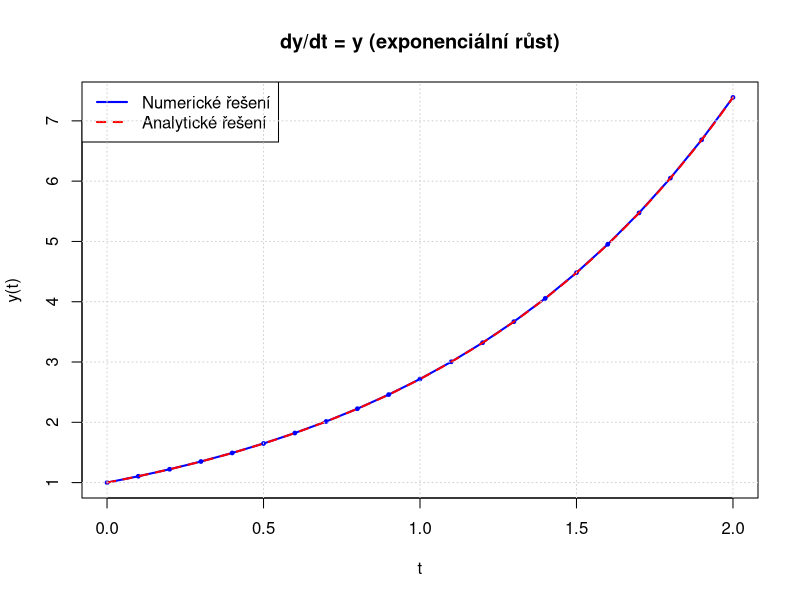
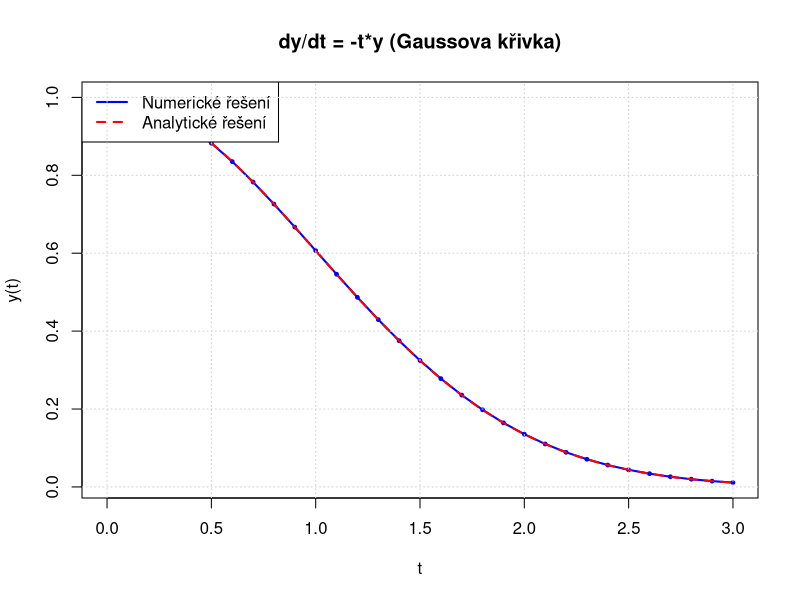
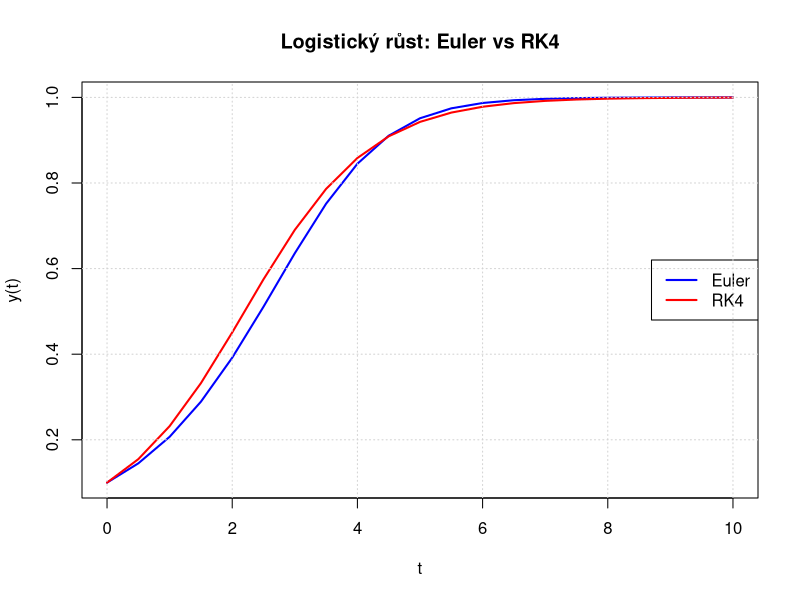
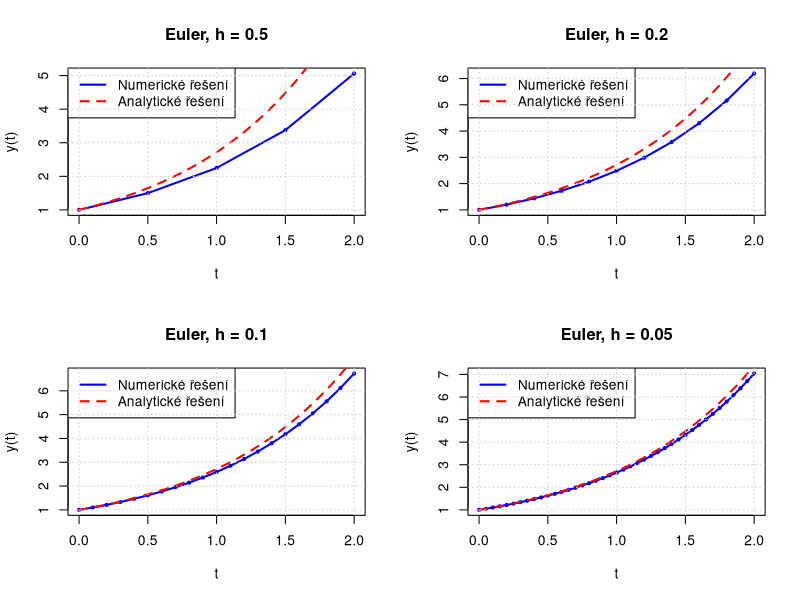
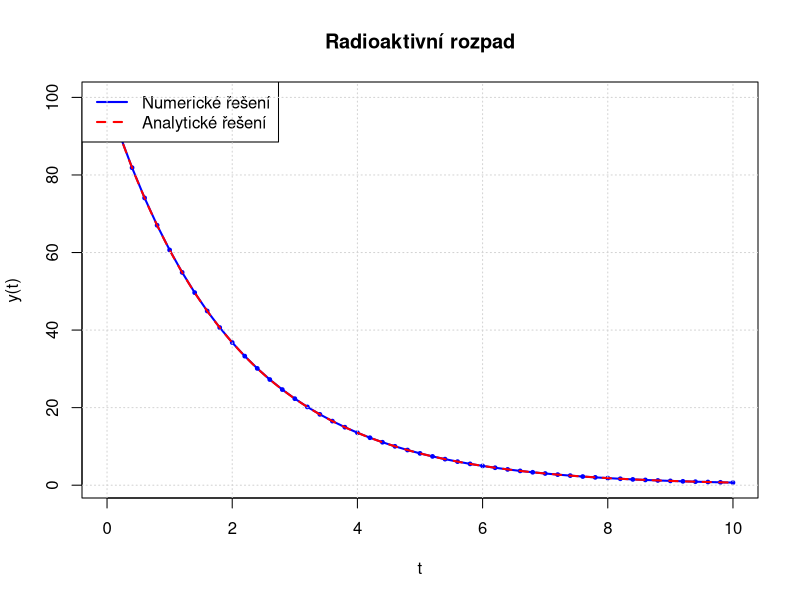
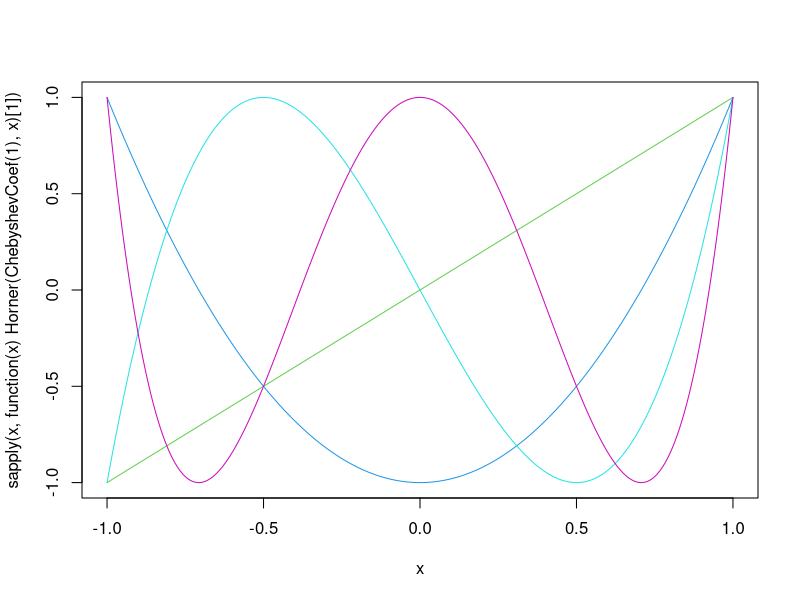
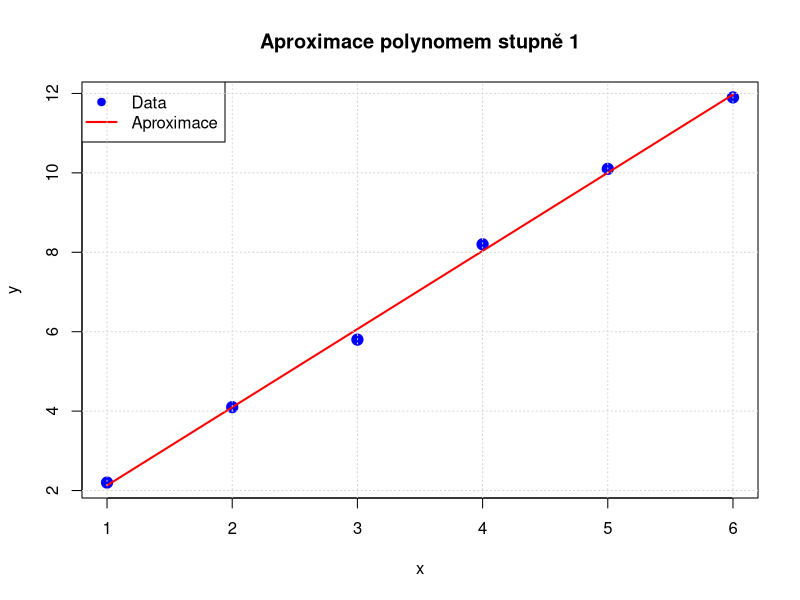
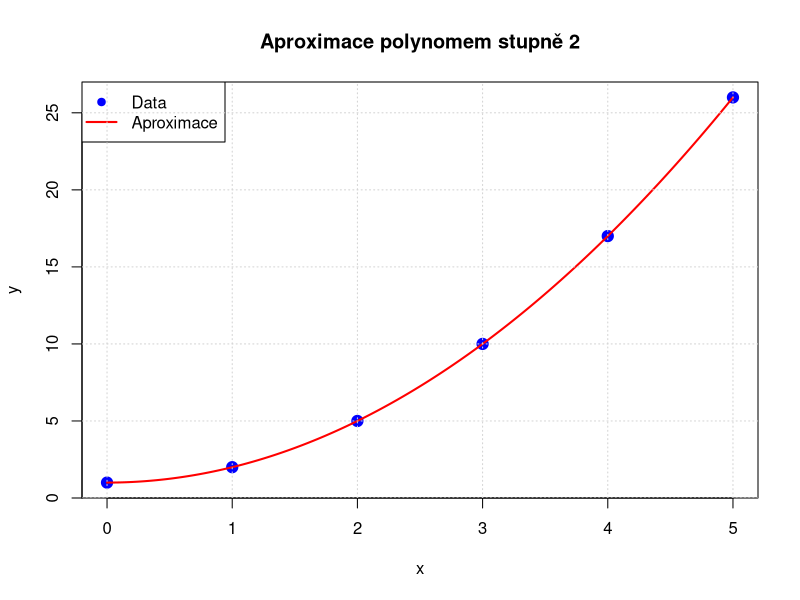

R code for these plots, in order:
## ---- chunk 1
# Řeší soustavu Ax = b
gaussova_metoda <- function(A, b) {
  n <- nrow(A); Ab <- cbind(A, b)  # Rozšířená matice
  # Dopředná eliminace
  for (k in 1:(n-1)) {
    # Výběr pivota (částečná pivotace)
    max_idx <- which.max(abs(Ab[k:n, k])) + k - 1
    if (max_idx != k) {
      # Prohození řádků
      temp <- Ab[k, ]
      Ab[k, ] <- Ab[max_idx, ]
      Ab[max_idx, ] <- temp
    }
    # Eliminace
    for (i in (k+1):n) {
      faktor <- Ab[i, k] / Ab[k, k]
      Ab[i, ] <- Ab[i, ] - faktor * Ab[k, ]
    }
  }
  # Zpětná substituce
  x <- numeric(n)
  x[n] <- Ab[n, n+1] / Ab[n, n]
  
  for (i in (n-1):1) {
    x[i] <- (Ab[i, n+1] - sum(Ab[i, (i+1):n] * x[(i+1):n])) / Ab[i, i]
  }
  return(x)
}
## ---- chunk 2
# Rozloží matici A na L (dolní trojúhelníková) a U (horní trojúhelníková)
# Pak řeší Ly = b a Ux = y
lu_dekompozice <- function(A) {
  n <- nrow(A)
  L <- diag(n)
  U <- A
  for (k in 1:(n-1)) {
    for (i in (k+1):n) {
      if (U[k, k] == 0) {
        stop("Pivot je nula - nelze provést LU dekompozici")
      }
      faktor <- U[i, k] / U[k, k]
      L[i, k] <- faktor
      U[i, k:n] <- U[i, k:n] - faktor * U[k, k:n]
    }
  }
  return(list(L = L, U = U))
}
# Řešení soustavy pomocí LU dekompozice
reseni_lu <- function(A, b) {
  n <- length(b)
  LU <- lu_dekompozice(A)
  L <- LU$L
  U <- LU$U
  # Dopředná substituce: Ly = b
  y <- numeric(n)
  for (i in 1:n) {
    y[i] <- b[i] - sum(L[i, 1:(i-1)] * y[1:(i-1)])
  }
  # Zpětná substituce: Ux = y
  x <- numeric(n)
  for (i in n:1) {
    if (i == n) {
      x[i] <- y[i] / U[i, i]
    } else {
      x[i] <- (y[i] - sum(U[i, (i+1):n] * x[(i+1):n])) / U[i, i]
    }
  }
  return(x)
}
## ---- chunk 3
# x^(k+1) = D^(-1) * (b - (L+U)*x^(k))
jacobiova_metoda <- function(A, b, x0 = NULL, tol = 1e-6, max_iter = 1000) {
  n <- length(b)
  # Počáteční odhad
  if (is.null(x0)) {
    x <- rep(0, n)
  } else {
    x <- x0
  }
  x_new <- numeric(n)
  
  for (iter in 1:max_iter) {
    for (i in 1:n) {
      suma <- sum(A[i, ] * x) - A[i, i] * x[i]
      x_new[i] <- (b[i] - suma) / A[i, i]
    }
    # Kontrola konvergence
    if (max(abs(x_new - x)) < tol) {
      cat("Jacobiova metoda konvergovala po", iter, "iteracích\n")
      return(x_new)
    }
    x <- x_new
  }
  
  warning("Jacobiova metoda nedosáhla konvergence")
  return(x_new)
}
## ---- chunk 4
# Používá aktualizované hodnoty ihned (rychlejší konvergence než Jacobi)
gauss_seidel <- function(A, b, x0 = NULL, tol = 1e-6, max_iter = 1000) {
  n <- length(b)
  # Počáteční odhad
  if (is.null(x0)) {
    x <- rep(0, n)
  } else {
    x <- x0
  }
  for (iter in 1:max_iter) {
    x_old <- x
    for (i in 1:n) {
      suma <- 0
      if (i > 1) {
        suma <- suma + sum(A[i, 1:(i-1)] * x[1:(i-1)])
      }
      if (i < n) {
        suma <- suma + sum(A[i, (i+1):n] * x[(i+1):n])
      }
      x[i] <- (b[i] - suma) / A[i, i]
    }
    # Kontrola konvergence
    if (max(abs(x - x_old)) < tol) {
      cat("Gauss-Seidelova metoda konvergovala po", iter, "iteracích\n")
      return(x)
    }
  }
  warning("Gauss-Seidelova metoda nedosáhla konvergence")
  return(x)
}
## ---- chunk 5
A <- matrix(c(4, 1, 1,
              1, 5, 2,
              2, 3, 8), 
            nrow = 3, byrow = TRUE)
b <- c(7, 11, 17)

cat("Soustava rovnic:\n")
cat("4x + y + z = 7\n")
cat("x + 5y + 2z = 11\n")
cat("2x + 3y + 8z = 17\n")
cat("Správné řešení: x = 1, y = 1, z = 1\n")

x_gauss <- gaussova_metoda(A, b)
cat("Řešení: x =", round(x_gauss[1], 6), ", y =", round(x_gauss[2], 6), ", z =", round(x_gauss[3], 6), "\n\n")

x_lu <- reseni_lu(A, b)
cat("Řešení: x =", round(x_lu[1], 6), ", y =", round(x_lu[2], 6), ", z =", round(x_lu[3], 6), "\n\n")

x_jacobi <- jacobiova_metoda(A, b, tol = 1e-6)
cat("Řešení: x =", round(x_jacobi[1], 6), ", y =", round(x_jacobi[2], 6), ", z =", round(x_jacobi[3], 6), "\n\n")

x_gs <- gauss_seidel(A, b, tol = 1e-6)
cat("Řešení: x =", round(x_gs[1], 6), ", y =", round(x_gs[2], 6), ", z =", round(x_gs[3], 6), "\n\n")

cat("VERIFIKACE ŘEŠENÍ (A*x by mělo být rovno b)\n")
cat("Gaussova metoda:      A*x =", round(A %*% x_gauss, 6), "\n")
cat("LU dekompozice:       A*x =", round(A %*% x_lu, 6), "\n")
cat("Jacobiova metoda:     A*x =", round(A %*% x_jacobi, 6), "\n")
cat("Gauss-Seidelova:      A*x =", round(A %*% x_gs, 6), "\n")
cat("Očekáváno:            b   =", b, "\n\n")
## ---- chunk 6
f <- function(x) x^2 - 4; df <- function(x) 2*x; d2f <- function(x) 2
## ---- chunk 7
newton_method <- function(f, df, x0, tol = 1e-7, max_iter = 100) {
  x <- x0
  for (i in 1:max_iter) {
    fx <- f(x)
    dfx <- df(x)
    
    if (abs(dfx) < 1e-15) {
      stop("Derivace je příliš blízko nule")
    }
    
    x_new <- x - fx / dfx
    
    if (abs(x_new - x) < tol) {
      return(list(root = x_new, iterations = i, converged = TRUE))
    }
    x <- x_new
  }
  return(list(root = x, iterations = max_iter, converged = FALSE))
}
result <- newton_method(f, df, x0 = 1)
cat(sprintf("1. Newton: x = %.10f, iterací: %d\n", result$root, result$iterations))
## ---- chunk 8
steffenson_method <- function(f, x0, tol = 1e-7, max_iter = 100) {
  x <- x0
  for (i in 1:max_iter) {
    fx <- f(x)
    fxh <- f(x + fx)
    
    denom <- fxh - fx
    if (abs(denom) < 1e-20) {
      stop("Dělení nulou")
    }
    
    x_new <- x - fx^2 / denom
    
    if (abs(x_new - x) < tol) {
      return(list(root = x_new, iterations = i, converged = TRUE))
    }
    x <- x_new
  }
  return(list(root = x, iterations = max_iter, converged = FALSE))
}
result <- steffenson_method(f, x0 = 0)
cat(sprintf("2. Steffenson: x = %.10f, iterací: %d\n", result$root, result$iterations))
## ---- chunk 9
halley_method <- function(f, df, d2f, x0, tol = 1e-7, max_iter = 100) {
  x <- x0
  for (i in 1:max_iter) {
    fx <- f(x)
    dfx <- df(x)
    d2fx <- d2f(x)
    
    denom <- 2 * dfx^2 - fx * d2fx
    if (abs(denom) < 1e-15) {
      stop("Dělení nulou")
    }
    
    x_new <- x - (2 * fx * dfx) / denom
    
    if (abs(x_new - x) < tol) {
      return(list(root = x_new, iterations = i, converged = TRUE))
    }
    x <- x_new
  }
  return(list(root = x, iterations = max_iter, converged = FALSE))
}
result <- halley_method(f, df, d2f, x0 = 1)
cat(sprintf("3. Halley: x = %.10f, iterací: %d\n", result$root, result$iterations))
## ---- chunk 10
chebyshev_method <- function(f, df, d2f, x0, tol = 1e-7, max_iter = 100) {
  x <- x0
  for (i in 1:max_iter) {
    fx <- f(x); dfx <- df(x); d2fx <- d2f(x) #funkce
    
    if (abs(dfx) < 1e-15) { stop("Derivace je příliš blízko nule") }
    
    x_new <- x - fx / dfx - (fx^2 * d2fx) / (2 * dfx^3)
    
    if (abs(x_new - x) < tol) { return(list(root = x_new, iterations = i, converged = TRUE)) }
    x <- x_new
  }
  return(list(root = x, iterations = max_iter, converged = FALSE))
}

result <- chebyshev_method(f, df, d2f, x0 = 1)
cat(sprintf("4. Chebyshev: x = %.10f, iterací: %d\n", result$root, result$iterations))
## ---- chunk 11
bisection_method <- function(f, a, b, tol = 1e-7, max_iter = 100) {
  if (f(a) * f(b) > 0) {
    stop("Funkce musí mít různá znaménka na koncích intervalu")
  }
  for (i in 1:max_iter) {
    c <- (a + b) / 2
    fc <- f(c)
    
    if (abs(fc) < tol || (b - a) / 2 < tol) {
      return(list(root = c, iterations = i, converged = TRUE))
    }
    
    if (f(a) * fc < 0) {
      b <- c
    } else {
      a <- c
    }
  }
  return(list(root = (a + b) / 2, iterations = max_iter, converged = FALSE))
}
result <- bisection_method(f, a = 0, b = 3)
cat(sprintf("5. Bisekce: x = %.10f, iterací: %d\n", result$root, result$iterations))
## ---- chunk 12
regula_falsi_method <- function(f, a, b, tol = 1e-7, max_iter = 100) {
  if (f(a) * f(b) > 0) {
    stop("Funkce musí mít různá znaménka na koncích intervalu")
  }
  
  for (i in 1:max_iter) {
    fa <- f(a)
    fb <- f(b)
    
    c <- (a * fb - b * fa) / (fb - fa)
    fc <- f(c)
    
    if (abs(fc) < tol) {
      return(list(root = c, iterations = i, converged = TRUE))
    }
    
    if (fa * fc < 0) {
      b <- c
    } else {
      a <- c
    }
  }
  return(list(root = c, iterations = max_iter, converged = FALSE))
}
result <- regula_falsi_method(f, a = 0, b = 3)
cat(sprintf("6. Regula-falsi: x = %.10f, iterací: %d\n", result$root, result$iterations))
## ---- chunk 13
newton_horner_method <- function(coef, x0, tol = 1e-7, max_iter = 100) {
  # coef je vektor koeficientů od nejvyššího stupně k nejnižšímu
  # např. pro x^3 - 2x + 1: coef = c(1, 0, -2, 1)
  x <- x0; n <- length(coef)
  for (iter in 1:max_iter) {
    # Hornerovo schéma pro hodnotu polynomu
    p <- coef[1]
    for (i in 2:n) {
      p <- p * x + coef[i]
    }
    # Hornerovo schéma pro derivaci
    dp <- coef[1]
    for (i in 2:(n-1)) {
      dp <- dp * x + coef[i]
    }
    if (abs(dp) < 1e-15) { stop("Derivace je příliš blízko nule") }
    
    x_new <- x - p / dp
    if (abs(x_new - x) < tol) {
      return(list(root = x_new, iterations = iter, converged = TRUE))
    }
    x <- x_new
  }
  return(list(root = x, iterations = max_iter, converged = FALSE))
}
result <- newton_horner_method(coef = c(1, 0, -4), x0 = 1)
cat(sprintf("7. Newton-Horner: x = %.10f, iterací: %d\n", result$root, result$iterations))
newton_horner_method(c(-2, 0, 1), 2) #výpočet korene polynomu s počátečním odhadem

## ---- chunk 14
simple_iteration_method <- function(g, x0, tol = 1e-7, max_iter = 100) {
  # g je iterační funkce: x_{n+1} = g(x_n)
  # Pro řešení f(x) = 0, převedeme na x = g(x)
  x <- x0
  for (i in 1:max_iter) {
    x_new <- g(x)
    if (abs(x_new - x) < tol) {
      return(list(root = x_new, iterations = i, converged = TRUE))
    }
    x <- x_new
  }
  return(list(root = x, iterations = max_iter, converged = FALSE))
}
g <- function(x) sqrt(4)  # Jednoduché: x = 2
result <- simple_iteration_method(g, x0 = 1)
cat(sprintf("8. Prosté iterace: x = %.10f, iterací: %d\n", result$root, result$iterations))
## ---- chunk 15
# Řeší dy/dt = f(t, y) s počáteční podmínkou y(t0) = y0
eulerova_metoda <- function(f, t0, y0, t_konec, h) {
  # f - funkce f(t, y) reprezentující dy/dt
  # t0 - počáteční čas
  # y0 - počáteční hodnota
  # t_konec - koncový čas
  # h - krok
  n <- ceiling((t_konec - t0) / h)
  t <- seq(t0, t0 + n*h, by = h)
  y <- numeric(n + 1)
  y[1] <- y0
  for (i in 1:n) {
    y[i + 1] <- y[i] + h * f(t[i], y[i])
  }
  return(data.frame(t = t, y = y))
}
## ---- chunk 16
# Přesnost: střední
runge_kutta_2 <- function(f, t0, y0, t_konec, h) {
  n <- ceiling((t_konec - t0) / h)
  t <- seq(t0, t0 + n*h, by = h)
  y <- numeric(n + 1)
  y[1] <- y0
  for (i in 1:n) {
    k1 <- f(t[i], y[i])
    k2 <- f(t[i] + h, y[i] + h * k1)
    y[i + 1] <- y[i] + h * (k1 + k2) / 2
  }
  return(data.frame(t = t, y = y))
}
# Přesnost: vysoká
runge_kutta_4 <- function(f, t0, y0, t_konec, h) {
  n <- ceiling((t_konec - t0) / h)
  t <- seq(t0, t0 + n*h, by = h)
  y <- numeric(n + 1)
  y[1] <- y0
  for (i in 1:n) {
    k1 <- f(t[i], y[i])
    k2 <- f(t[i] + h/2, y[i] + h/2 * k1)
    k3 <- f(t[i] + h/2, y[i] + h/2 * k2)
    k4 <- f(t[i] + h, y[i] + h * k3)
    
    y[i + 1] <- y[i] + h * (k1 + 2*k2 + 2*k3 + k4) / 6
  }
  return(data.frame(t = t, y = y))
}
## ---- chunk 17
vykresli_reseni <- function(vysledky, analyticky = NULL, title = "Řešení ODE") {
  plot(vysledky$t, vysledky$y, type = "l", col = "blue", lwd = 2, xlab = "t", ylab = "y(t)", main = title)
  points(vysledky$t, vysledky$y, pch = 19, col = "blue", cex = 0.5)
  # Pokud existuje analytické řešení, přidej ho
  if (!is.null(analyticky)) {
    t_jemny <- seq(min(vysledky$t), max(vysledky$t), length.out = 200)
    y_analyticky <- sapply(t_jemny, analyticky)
    lines(t_jemny, y_analyticky, col = "red", lwd = 2, lty = 2)
    legend("topleft", legend = c("Numerické řešení", "Analytické řešení"), col = c("blue", "red"), lty = c(1, 2), lwd = 2)
  }
  grid()
}
# PŘÍKLAD 1: Jednoduchá ODE - exponenciální růst
cat("PŘÍKLAD 1: dy/dt = y, y(0) = 1\n")
cat("Analytické řešení: y(t) = e^t\n")

f1 <- function(t, y) y
analyticky1 <- function(t) exp(t)

reseni1 <- runge_kutta_4(f1, t0 = 0, y0 = 1, t_konec = 2, h = 0.1)
vykresli_reseni(reseni1, analyticky = analyticky1, 
                title = "dy/dt = y (exponenciální růst)")

# Porovnání přesnosti
cat("Porovnání v t = 2:\n")
cat("RK4:        ", tail(reseni1$y, 1), "\n")
cat("Analyticky: ", exp(2), "\n")
cat("Chyba:      ", abs(tail(reseni1$y, 1) - exp(2)), "\n\n")

# PŘÍKLAD 2: Harmonický oscilátor (převedený na systém 1. řádu)
cat("\nPŘÍKLAD 2: dy/dt = -t*y, y(0) = 1\n")
cat("Analytické řešení: y(t) = e^(-t²/2)\n")

f2 <- function(t, y) -t * y
analyticky2 <- function(t) exp(-t^2/2)

reseni2 <- runge_kutta_4(f2, t0 = 0, y0 = 1, t_konec = 3, h = 0.1)
vykresli_reseni(reseni2, analyticky = analyticky2,
                title = "dy/dt = -t*y (Gaussova křivka)")

# PŘÍKLAD 3: Logistický růst
cat("\nPŘÍKLAD 3: dy/dt = y*(1-y), y(0) = 0.1\n")
cat("Logistický růst populace\n")

f3 <- function(t, y) y * (1 - y)

reseni3_euler <- eulerova_metoda(f3, t0 = 0, y0 = 0.1, t_konec = 10, h = 0.5)
reseni3_rk4 <- runge_kutta_4(f3, t0 = 0, y0 = 0.1, t_konec = 10, h = 0.5)

plot(reseni3_euler$t, reseni3_euler$y, type = "l", col = "blue", lwd = 2,
     xlab = "t", ylab = "y(t)", main = "Logistický růst: Euler vs RK4")
lines(reseni3_rk4$t, reseni3_rk4$y, col = "red", lwd = 2)
legend("right", legend = c("Euler", "RK4"), 
       col = c("blue", "red"), lty = 1, lwd = 2)
grid()

# Výpočet chyb
euler_vysl <- eulerova_metoda(f1, 0, 1, 2, 0.2)
rk2_vysl <- runge_kutta_2(f1, 0, 1, 2, 0.2)
rk4_vysl <- runge_kutta_4(f1, 0, 1, 2, 0.2)

cat("\nChyby v t = 2 (krok h = 0.2):\n")
cat("Euler: ", abs(tail(euler_vysl$y, 1) - exp(2)), "\n")
cat("RK2:   ", abs(tail(rk2_vysl$y, 1) - exp(2)), "\n")
cat("RK4:   ", abs(tail(rk4_vysl$y, 1) - exp(2)), "\n\n")

cat("\nPŘÍKLAD 5: Vliv velikosti kroku na přesnost (Eulerova metoda)\n")
par(mfrow = c(2, 2))
kroky <- c(0.5, 0.2, 0.1, 0.05)
for (h in kroky) {
  vysl <- eulerova_metoda(f1, 0, 1, 2, h)
  vykresli_reseni(vysl, analyticky = analyticky1, title = paste("Euler, h =", h))
  chyba <- abs(tail(vysl$y, 1) - exp(2))
  cat("h =", h, " → chyba:", round(chyba, 6), "\n")
}
par(mfrow = c(1, 1))

cat("\nPŘÍKLAD 6: Radioaktivní rozpad\n")
cat("dy/dt = -0.5*y, y(0) = 100\n")

f6 <- function(t, y) -0.5 * y
analyticky6 <- function(t) 100 * exp(-0.5 * t)

reseni6 <- runge_kutta_4(f6, t0 = 0, y0 = 100, t_konec = 10, h = 0.2)
vykresli_reseni(reseni6, analyticky = analyticky6,
                title = "Radioaktivní rozpad")

cat("Poločas rozpadu (t kdy y = 50):\n")
idx <- which.min(abs(reseni6$y - 50))
cat("Numericky: t ≈", reseni6$t[idx], "\n")
cat("Analyticky: t = ln(2)/0.5 =", log(2)/0.5, "\n")

## ---- chunk 18
x_data <- c(0, 1, 2, 3, 4); y_data <- c(1, 3, 2, 5, 4); dy_data <- c(2, 0, 1, 2, -1)  # Derivace pro Hermite

# Body pro vyhodnocení
x_eval <- seq(0, 4, by = 0.1)

cat("Interpolační body:\n")
for (i in 1:length(x_data)) { cat(sprintf("  (%g, %g)\n", x_data[i], y_data[i])) }
## ---- chunk 19
linear_interpolation <- function(x_data, y_data, x_eval) {
  n <- length(x_data); y_eval <- numeric(length(x_eval))
  for (k in 1:length(x_eval)) {
    x <- x_eval[k]
    # Najdi interval obsahující x
    if (x <= x_data[1]) {
      # Extrapolace vlevo
      y_eval[k] <- y_data[1] + (y_data[2] - y_data[1]) / (x_data[2] - x_data[1]) * (x - x_data[1])
    } else if (x >= x_data[n]) {
      # Extrapolace vpravo
      y_eval[k] <- y_data[n-1] + (y_data[n] - y_data[n-1]) / (x_data[n] - x_data[n-1]) * (x - x_data[n-1])
    } else {
      # Interpolace
      i <- max(which(x_data <= x))
      t <- (x - x_data[i]) / (x_data[i+1] - x_data[i])
      y_eval[k] <- (1 - t) * y_data[i] + t * y_data[i+1]
    }
  }
  return(y_eval)
}
y1 <- linear_interpolation(x_data, y_data, 2.5)
cat(sprintf("1. Lineární interpolace:        %.6f\n", y1))
## ---- chunk 20
lagrange_interpolation <- function(x_data, y_data, x_eval) {
  n <- length(x_data)
  y_eval <- numeric(length(x_eval))
  for (k in 1:length(x_eval)) {
    x <- x_eval[k]
    result <- 0 #suma
    for (i in 1:n) { # Vypočítej Lagrangeův bázový polynom L_i(x)
      L_i <- 1 #i
      for (j in 1:n) {
        if (i != j) {
          L_i <- L_i * (x - x_data[j]) / (x_data[i] - x_data[j])
        }
      }
      result <- result + y_data[i] * L_i
    }
    y_eval[k] <- result
  }
  return(y_eval)
}
y2 <- lagrange_interpolation(x_data, y_data, 2.5)
cat(sprintf("2. Lagrangeova interpolace:     %.6f\n", y2))
## ---- chunk 21
newton_divided_differences <- function(x_data, y_data) {
  n <- length(x_data)
  F <- matrix(0, n, n)
  F[, 1] <- y_data
  for (j in 2:n) {
    for (i in j:n) {
      F[i, j] <- (F[i, j-1] - F[i-1, j-1]) / (x_data[i] - x_data[i-j+1])
    }
  }
  return(diag(F))  # Vrátí koeficienty
}

newton_interpolation <- function(x_data, y_data, x_eval) {
  coef <- newton_divided_differences(x_data, y_data)
  n <- length(x_data); y_eval <- numeric(length(x_eval))
  
  for (k in 1:length(x_eval)) {
    x <- x_eval[k]
    result <- coef[1]
    product <- 1
    for (i in 2:n) {
      product <- product * (x - x_data[i-1])
      result <- result + coef[i] * product
    }
    y_eval[k] <- result
  }
  return(y_eval)
}
y3 <- newton_interpolation(x_data, y_data, 2.5)
cat(sprintf("3. Newtonova interpolace:       %.6f\n", y3))
## ---- chunk 22
vandermonde_interpolation <- function(x_data, y_data) {
  n <- length(x_data); V <- matrix(0, n, n)
  # Vytvoř Vandermondovu matici
  for (i in 1:n) {
    for (j in 1:n) {
      V[i, j] <- x_data[i]^(j-1)
    }
  }
  # Vyřeš V * coef = y
  coef <- solve(V, y_data)
  return(coef)  # Koeficienty od a0 do a_{n-1}
}

vandermonde_eval <- function(coef, x_eval) {
  n <- length(coef); y_eval <- numeric(length(x_eval))
  for (k in 1:length(x_eval)) {
    x <- x_eval[k]
    result <- 0
    for (i in 1:n) {
      result <- result + coef[i] * x^(i-1)
    }
    y_eval[k] <- result
  }
  return(y_eval)
}
coef_vand <- vandermonde_interpolation(x_data, y_data)
y4 <- vandermonde_eval(coef_vand, 2.5)
cat(sprintf("4. Vandermondova interpolace:   %.6f\n", y4))
## ---- chunk 23
horner <- function(coef, x_eval) {
  # coef od nejvyššího stupně k nejnižšímu: [a_n, a_{n-1}, ..., a_1, a_0]
  n <- length(coef)
  y_eval <- numeric(length(x_eval))
  for (k in 1:length(x_eval)) {
    x <- x_eval[k]
    result <- coef[1]
    for (i in 2:n) {
      result <- result * x + coef[i]
    }
    y_eval[k] <- result
  }
  return(y_eval)
}
coef_horner <- rev(coef_vand)
y5 <- horner(coef_horner, 2.5)
cat(sprintf("5. Hornerovo schéma (Vand.coef): %.6f\n", y5))
## ---- chunk 24
hermite_interpolation <- function(x_data, y_data, dy_data, x_eval) {
  # x_data: body, y_data: hodnoty, dy_data: derivace
  n <- length(x_data)
  m <- 2 * n  # Každý bod má 2 podmínky (hodnota + derivace)
  # Vytvoř rozdělené diference pro Hermiteovu interpolaci
  z <- rep(x_data, each = 2)  # Zdvojené body
  Q <- matrix(0, m, m)
  # První sloupec: hodnoty
  for (i in 1:n) {
    Q[2*i-1, 1] <- y_data[i]
    Q[2*i, 1] <- y_data[i]
  }
  # Druhý sloupec: derivace a první dělené diference
  for (i in 1:n) {
    Q[2*i, 2] <- dy_data[i]
    if (i < n) {
      Q[2*i+1, 2] <- (Q[2*i+1, 1] - Q[2*i, 1]) / (z[2*i+1] - z[2*i])

    }
  }
  # Vyšší dělené diference
  for (j in 3:m) {
    for (i in j:m) {
      Q[i, j] <- (Q[i, j-1] - Q[i-1, j-1]) / (z[i] - z[i-j+1])
    }
  }
  # Vyhodnocení pomocí Newtonovy formy
  y_eval <- numeric(length(x_eval))
  coef <- diag(Q)
  for (k in 1:length(x_eval)) {
    x <- x_eval[k]
    result <- coef[1]
    product <- 1
    for (i in 2:m) {
      product <- product * (x - z[i-1])
      result <- result + coef[i] * product
    }
    y_eval[k] <- result
  }
  return(y_eval)
}
y6 <- hermite_interpolation(x_data, y_data, dy_data, 2.5)
cat(sprintf("6. Hermitova interpolace:       %.6f\n", y6))
## ---- chunk 25
# Vyhodnotí polynom v bodě x (rychlý způsob)
Horner <- function(koeficienty, x) {
  n <- length(koeficienty)
  vysledek <- koeficienty[n]
  for (i in (n-1):1) {
    vysledek <- vysledek * x + koeficienty[i]
  }
  return(vysledek)
}
ChebyshevCoef <- function(n){ # n(počet Čebyševových polynomů, které se mají vygenerovat)
  #vytvoří se prázdné vektory a0 a a1. Pro první a druhý polynom jsou nastaveny specicické hodnoty (T0(x) = 1 a T1(x) =x)
  a0 <- numeric(n); a0[1] <- 1 #první čeb. polynom T0(x) = 1
  if(n==1) return(a0) #pokud n=1 vrátíme koeficienty polynomu T0(x)=1
  a1 <- numeric(n); a1[2] <- 1 #druhý čeb. polynom T1(x) = x
  if(n==2) return(a1) #pokud n=2 vrátíme koeficienty T1(x)=x
  for(i in 3:n){ #uchováváme 2 poslední polynomy Tn-2(x) a Tn-1(x)
    a <- 2*c(0, a1[-n])-a0 #použítím rek. rci.: Tn(x)=2xTn-1(x)-Tn-2(x)
    a0 <- a1 #posuneme polynomy
    a1 <- a
  }
  return(a) #vrátíme koeficienty posl. polynomu T_n(x)
}
x <- seq(-1,1,0.0001)
#Čebyševovy polynomy
plot(x, sapply(x, function(x) Horner(ChebyshevCoef(1), x)[1]), ylim=c(-1,1), type='l', col='black') #čára
#vykreslení sincos funkcí
for(i in 2:5) lines(x, sapply(x, function(x) Horner(ChebyshevCoef(i), x)[1]), ylim=c(-1,1), type='l', col=i+1)
## ---- chunk 26
# Najde koeficienty polynomu, který nejlépe aproximuje data
nejmensi_ctverce <- function(x, y, stupen) {
  n <- length(x)
  # Vytvoření matice A (Vandermondova matice)
  A <- matrix(0, nrow = n, ncol = stupen + 1)
  for (i in 1:n) {
    for (j in 1:(stupen + 1)) {
      A[i, j] <- x[i]^(j - 1)
    }
  }
  # Řešení: (A^T * A) * koef = A^T * y
  koeficienty <- solve(t(A) %*% A, t(A) %*% y)
  return(koeficienty)
}

# Vyhodnotí polynom v bodě x (rychlý způsob)
horner <- function(koeficienty, x) {
  n <- length(koeficienty)
  vysledek <- koeficienty[n]
  for (i in (n-1):1) {
    vysledek <- vysledek * x + koeficienty[i]
  }
  return(vysledek)
}

# Pro vykreslení křivky
vyhodnot_polynom <- function(koeficienty, x_hodnoty) {
  y_hodnoty <- sapply(x_hodnoty, function(x) horner(koeficienty, x))
  return(y_hodnoty)
}

vypocet_chyby <- function(x, y, koeficienty) {
  y_pred <- vyhodnot_polynom(koeficienty, x)
  mse <- mean((y - y_pred)^2)
  rmse <- sqrt(mse)
  return(list(MSE = mse, RMSE = rmse))
}

vykresli_aproximaci <- function(x, y, koeficienty, stupen) {
  # Vytvoř hladkou křivku
  x_krivka <- seq(min(x), max(x), length.out = 200)
  y_krivka <- sapply(x_krivka, function(xi) horner(koeficienty, xi))
  # Nakresli graf
  plot(x, y, pch = 19, col = "blue", cex = 1.5, xlab = "x", ylab = "y", main = paste("Aproximace polynomem stupně", stupen))
  lines(x_krivka, y_krivka, col = "red", lwd = 2)
  legend("topleft", legend = c("Data", "Aproximace"), col = c("blue", "red"), pch = c(19, NA), lty = c(NA, 1), lwd = c(NA, 2))
  grid()
}

#přímka
x1 <- c(1, 2, 3, 4, 5, 6)
y1 <- c(2.2, 4.1, 5.8, 8.2, 10.1, 11.9)

koef1 <- nejmensi_ctverce(x1, y1, stupen = 1)
cat("Koeficienty: a0 =", round(koef1[1], 2), ", a1 =", round(koef1[2], 2), "\n")
cat("Rovnice: y =", round(koef1[1], 2), "+", round(koef1[2], 2), "* x\n\n")

vykresli_aproximaci(x1, y1, koef1, stupen = 1)

#parabola
x2 <- c(0, 1, 2, 3, 4, 5)
y2 <- c(1, 2, 5, 10, 17, 26)

koef2 <- nejmensi_ctverce(x2, y2, stupen = 2)
cat("Koeficienty: a0 =", round(koef2[1], 2), ", a1 =", round(koef2[2], 2), ", a2 =", round(koef2[3], 2), "\n")
cat("Rovnice: y =", round(koef2[1], 2), "+", round(koef2[2], 2), "* x +", round(koef2[3], 2), "* x²\n\n")

vykresli_aproximaci(x2, y2, koef2, stupen = 2)

#přímka se šumem
set.seed(123)
x3 <- seq(0, 10, by = 1)
y3 <- 3 * x3 + 5 + rnorm(length(x3), sd = 3)  # Přímka se šumem

koef3 <- nejmensi_ctverce(x3, y3, stupen = 1)
cat("Koeficienty: a0 =", round(koef3[1], 2), 
    ", a1 =", round(koef3[2], 2), "\n\n")

vykresli_aproximaci(x3, y3, koef3, stupen = 1)

#horner
# Polynom: y = 1 + 2x + 3x²
koef_test <- c(1, 2, 3); x_test <- 5
y_vysledek <- horner(koef_test, x_test)
cat("Polynom: y = 1 + 2x + 3x²\n")
cat("Vyhodnocení v x =", x_test, "\n")
cat("Výsledek: y =", y_vysledek, "\n")
cat("Kontrola: 1 + 2*5 + 3*5² =", 1 + 2*5 + 3*5^2, "\n\n")
## ---- chunk 27
# Testovací funkce: f(x) = x³
# f'(x) = 3x²
# f''(x) = 6x
f <- function(x) x^3
## ---- chunk 28
dopredna_diference <- function(f, x, h = 1e-5) {
  derivace <- (f(x + h) - f(x)) / h
  return(derivace)
}
## ---- chunk 29
zpetna_diference <- function(f, x, h = 1e-5) {
  derivace <- (f(x) - f(x - h)) / h
  return(derivace)
}
## ---- chunk 30
centralni_diference_1 <- function(f, x, h = 1e-5) {
  derivace <- (f(x + h) - f(x - h)) / (2 * h)
  return(derivace)
}
## ---- chunk 31
# Vylepšuje přesnost centrální diference použitím více kroků
richardsonova_extrapolace_1 <- function(f, x, h = 1e-2, k = 4) {
  # Matice pro Richardsonovu extrapolaci
  D <- matrix(0, nrow = k, ncol = k)
  # První sloupec - centrální diference s různými h
  for (i in 1:k) {
    h_i <- h / (2^(i-1))
    D[i, 1] <- (f(x + h_i) - f(x - h_i)) / (2 * h_i)
  }
  # Extrapolace
  for (j in 2:k) {
    for (i in j:k) {
      D[i, j] <- (4^(j-1) * D[i, j-1] - D[i-1, j-1]) / (4^(j-1) - 1)
    }
  }
  return(D[k, k])
}

## ---- chunk 32
centralni_diference_2 <- function(f, x, h = 1e-5) {
  derivace <- (f(x + h) - 2 * f(x) + f(x - h)) / (h^2)
  return(derivace)
}
## ---- chunk 33
richardsonova_extrapolace_2 <- function(f, x, h = 1e-2, k = 4) {
  # Matice pro Richardsonovu extrapolaci
  D <- matrix(0, nrow = k, ncol = k)
  # První sloupec - centrální diference pro druhou derivaci
  for (i in 1:k) {
    h_i <- h / (2^(i-1))
    D[i, 1] <- (f(x + h_i) - 2 * f(x) + f(x - h_i)) / (h_i^2)
  }
  # Extrapolace
  for (j in 2:k) {
    for (i in j:k) {
      D[i, j] <- (4^(j-1) * D[i, j-1] - D[i-1, j-1]) / (4^(j-1) - 1)
    }
  }
  
  return(D[k, k])
}
## ---- chunk 34
# f'(x) = 3x²
# f''(x) = 6x
f <- function(x) x^3
x0 <- 2  # Bod, ve kterém počítáme derivaci

cat("PRVNÍ DERIVACE (správná hodnota: 12)\n")
cat("Dopředná diference:           ", dopredna_diference(f, x0), "\n")
cat("Zpětná diference:             ", zpetna_diference(f, x0), "\n")
cat("Centrální diference:          ", centralni_diference_1(f, x0), "\n")
cat("Richardsonova extrapolace:    ", richardsonova_extrapolace_1(f, x0), "\n")

cat("\nDRUHÁ DERIVACE (správná hodnota: 12)\n")
cat("Centrální diference:          ", centralni_diference_2(f, x0), "\n")
cat("Richardsonova extrapolace:    ", richardsonova_extrapolace_2(f, x0), "\n")

g <- function(x) sin(x)
x1 <- pi/4
cat("\nPRVNÍ DERIVACE (správná hodnota: 0.7071068)\n")
cat("Centrální diference:          ", centralni_diference_1(g, x1), "\n")
cat("Richardsonova extrapolace:    ", richardsonova_extrapolace_1(g, x1), "\n")

cat("\nDRUHÁ DERIVACE (správná hodnota: -0.7071068)\n")
cat("Centrální diference:          ", centralni_diference_2(g, x1), "\n")
cat("Richardsonova extrapolace:    ", richardsonova_extrapolace_2(g, x1), "\n")


## ---- chunk 35
f <- function(x) x^2
## ---- chunk 36
# Přesnost: nízká
obdelnikove_pravidlo <- function(f, a, b, n = 100) {
  h <- (b - a) / n
  x <- seq(a, b - h, by = h)
  integral <- h * sum(f(x))
  return(integral)
}
## ---- chunk 37
# Přesnost: střední
midpoint_rule <- function(f, a, b, n = 100) {
  h <- (b - a) / n
  x <- seq(a + h/2, b - h/2, by = h)
  integral <- h * sum(f(x))
  return(integral)
}
## ---- chunk 38
# Přesnost: střední
lichobeznikove_pravidlo <- function(f, a, b, n = 100) {
  h <- (b - a) / n
  x <- seq(a, b, by = h)
  y <- f(x)
  integral <- h * (sum(y) - (y[1] + y[length(y)])/2)
  return(integral)
}
## ---- chunk 39
simpsons_rule <- function(f, a, b, n = 100) {
  if (n %% 2 != 0) n <- n + 1  # n musí být sudé
  h <- (b - a) / n
  x <- seq(a, b, by = h)
  y <- f(x)
  integral <- h/3 * (y[1] + y[length(y)] + 4 * sum(y[seq(2, n, by = 2)]) + 2 * sum(y[seq(3, n-1, by = 2)]))
  return(integral)
}
## ---- chunk 40
simpsons_3_8_rule <- function(f, a, b, n = 99) {
  if (n %% 3 != 0) n <- n + (3 - n %% 3)  # n musí být dělitelné 3
  h <- (b - a) / n
  x <- seq(a, b, by = h)
  y <- f(x)
  suma <- y[1] + y[length(y)]
  for (i in 2:n) {
    if ((i - 1) %% 3 == 0) {
      suma <- suma + 2 * y[i]
    } else {
      suma <- suma + 3 * y[i]
    }
  }
  integral <- 3 * h / 8 * suma
  return(integral)
}
## ---- chunk 41
# Přesnost: střední (závisí na počtu bodů)
monte_carlo <- function(f, a, b, n = 10000) {
  x <- runif(n, a, b)
  integral <- (b - a) * mean(f(x))
  return(integral)
}
## ---- chunk 42
# 2-bodová Gaussova kvadratura (přesná pro polynomy stupně ≤ 3)
gauss_2body <- function(f, a, b) {
  # Uzly a váhy
  uzly <- c(-1/sqrt(3), 1/sqrt(3))
  vahy <- c(1, 1)
  # Transformace z [-1, 1] na [a, b]
  x <- ((b - a) * uzly + (b + a)) / 2
  integral <- (b - a) / 2 * sum(vahy * f(x))
  return(integral)
}
# 3-bodová Gaussova kvadratura (přesná pro polynomy stupně ≤ 5)
gauss_3body <- function(f, a, b) {
  # Uzly a váhy
  uzly <- c(-sqrt(3/5), 0, sqrt(3/5))
  vahy <- c(5/9, 8/9, 5/9)
  
  # Transformace z [-1, 1] na [a, b]
  x <- ((b - a) * uzly + (b + a)) / 2
  integral <- (b - a) / 2 * sum(vahy * f(x))
  return(integral)
}
# 4-bodová Gaussova kvadratura (přesná pro polynomy stupně ≤ 7)
gauss_4body <- function(f, a, b) {
  # Uzly a váhy
  uzly <- c(-0.8611363116, -0.3399810436, 0.3399810436, 0.8611363116)
  vahy <- c(0.3478548451, 0.6521451549, 0.6521451549, 0.3478548451)
  # Transformace z [-1, 1] na [a, b]
  x <- ((b - a) * uzly + (b + a)) / 2
  integral <- (b - a) / 2 * sum(vahy * f(x))
  return(integral)
}
gaussova_kvadratura <- function(f, a, b) {
  # Uzly a váhy pro 5-bodovou Gauss-Legendreovu kvadraturu
  uzly <- c(-0.9061798459, -0.5384693101, 0, 0.5384693101, 0.9061798459)
  vahy <- c(0.2369268850, 0.4786286705, 0.5688888889, 0.4786286705, 0.2369268850)
  # Transformace z [-1, 1] na [a, b]
  x <- ((b - a) * uzly + (b + a)) / 2
  integral <- (b - a) / 2 * sum(vahy * f(x))
  return(integral)
}
## ---- chunk 43
rombergova_metoda <- function(f, a, b, k = 6) {
  R <- matrix(0, nrow = k, ncol = k)
  # První sloupec - lichoběžníkové pravidlo s rostoucím n
  for (i in 1:k) {
    n <- 2^(i-1)
    R[i, 1] <- lichobeznikove_pravidlo(f, a, b, n)
  }
  # Extrapolace
  for (j in 2:k) {
    for (i in j:k) {
      R[i, j] <- (4^(j-1) * R[i, j-1] - R[i-1, j-1]) / (4^(j-1) - 1)
    }
  }
  return(R[k, k])
}
## ---- chunk 44
horner_integrace <- function(koeficienty, a, b) {
  # koeficienty jsou od nejvyššího řádu k nejnižšímu
  # např. pro x^2 + 2x + 1 je to c(1, 2, 1)
  n <- length(koeficienty)
  # Koeficienty integrálu (od nejvyššího řádu)
  int_koef <- koeficienty / (n:1)
  int_koef <- c(int_koef, 0)  # přidáme konstantu
  # Hornerovo schéma pro vyhodnocení v bodě b
  vysledek_b <- int_koef[1]
  for (i in 2:length(int_koef)) {
    vysledek_b <- vysledek_b * b + int_koef[i]
  }
  # Hornerovo schéma pro vyhodnocení v bodě a
  vysledek_a <- int_koef[1]
  for (i in 2:length(int_koef)) {
    vysledek_a <- vysledek_a * a + int_koef[i]
  }
  return(vysledek_b - vysledek_a)
}
cat("Horner (x^2):            ", horner_integrace(c(1, 0, 0), 0, 1), "\n")

## ---- chunk 45
cat("Obdélníkové pravidlo:    ", obdelnikove_pravidlo(f, 0, 1, 1000), "\n")
cat("Midpoint rule:           ", midpoint_rule(f, 0, 1, 1000), "\n")
cat("Lichoběžníkové pravidlo: ", lichobeznikove_pravidlo(f, 0, 1, 1000), "\n")
cat("Simpson's rule:          ", simpsons_rule(f, 0, 1, 1000), "\n")
cat("Simpson's 3/8 rule:      ", simpsons_3_8_rule(f, 0, 1, 999), "\n")
cat("Monte Carlo:             ", monte_carlo(f, 0, 1, 10000), "\n")
cat("Gaussova kvadratura:     ", gaussova_kvadratura(f, 0, 1), "\n")
cat("Rombergova metoda:       ", rombergova_metoda(f, 0, 1, 6), "\n")
cat("Horner (x^2):            ", horner_integrace(c(1, 0, 0), 0, 1), "\n")
